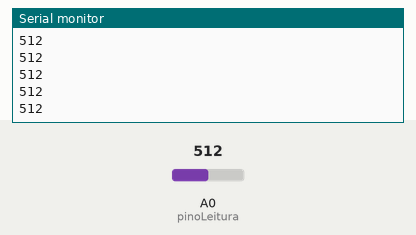
Recording of a sketch running on a simulated Arduino Uno, built with avr-gcc and run on an emulated ATmega328P. Shown: the last lines printed to the serial monitor. Inputs (shaded band) come from the test bench; at power-on: A0 (pinoLeitura) = 512.

Above: at 1.2 s.
1.3 s: A0 (pinoLeitura) set to 716
At 1.31 s:
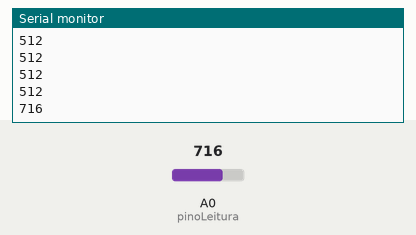
2.8 s: A0 (pinoLeitura) set to 900
At 2.81 s:
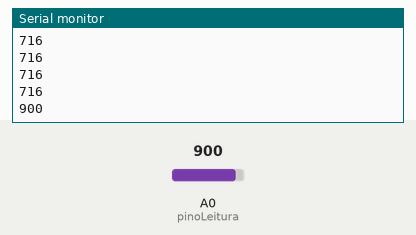
Timing chart, 0 to 5.8 s (numbered marks = the images above; inputs shaded):
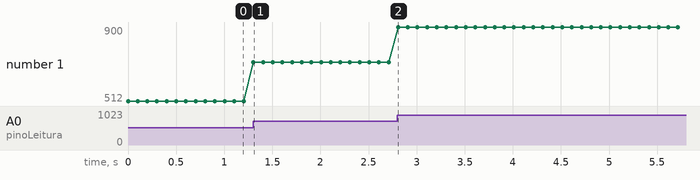

The sketch:

LeituraAnalogica.ino
```cpp
/*   ENVIANDO DADOS DE LEITURA ANALOGICA VIA SERIAL
 AUTOR: Italo G. S. Fernandes
 DESCRICAO: Conecte algo para ser lido pela porta A0,
 O valor das leituras sera enviado via Serial
 */

#define pinoLeitura A0

int valorLido = 0;

void setup(){
  Serial.begin(9600);
  pinMode(pinoLeitura, INPUT);
}

void loop(){
  valorLido = analogRead(pinoLeitura);

  Serial.println(valorLido);
  delay(100);
}
```

Measured:
- after the input at 1.3 s, the serial monitor: prints a new line at once (image 1)
- after the input at 2.8 s, the serial monitor: prints a new line at once (image 2)
- plotted number 1: 512 → 716 after the input at 1.3 s, 716 → 900 after the input at 2.8 s
